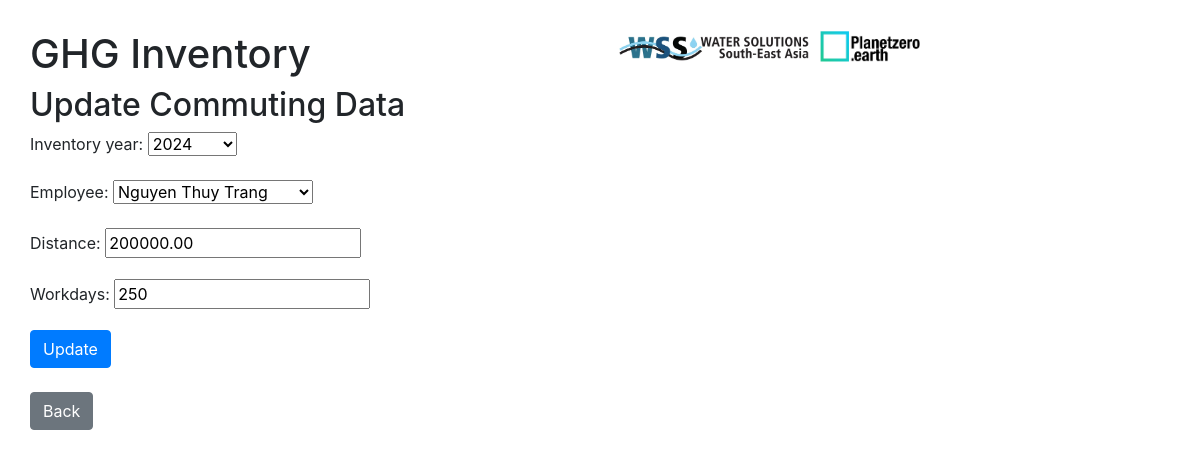
The page /ghg/scope3/commute/update/3/ on the database its author committed.
### ghg_inventory/models.py (models this page shows)
class Commute(models.Model):
    inventory_year = models.ForeignKey(Inventory_Year, on_delete=models.CASCADE)
    EMPLOYEE_CHOICES = [
        ('Nguyen Thuy Trang', 'Nguyen Thuy Trang'),
        ('Frank Pogade', 'Frank Pogade'),
        ('Than Xuan Mai', 'Than Xuan Mai'),
        ('Vu Thi Thom', 'Vu Thi Thom'),
        ('Chan', 'Chan'),
        ('Markus Klemmer', 'Markus Klemmer'),
        ('Nguyen Thi Thuy Trang', 'Nguyen Thi Thuy Trang'),
        ('Le Van Tai', 'Le Van Tai'),
    ]
    employee = models.CharField(max_length=30, choices=EMPLOYEE_CHOICES)
    distance = models.DecimalField(max_digits=10, decimal_places=2)
    workdays = models.IntegerField(validators=[MinValueValidator(0), MaxValueValidator(365)])
    emission = models.FloatField()

### ghg_inventory/views.py (the view)
# urls.py: path('scope3/commute/update/<int:pk>/', views.CommuteUpdateView.as_view(), name='commute_update'),
class CommuteUpdateView(UpdateView):
    model = Commute
    fields = ['inventory_year', 'employee', 'distance', 'workdays']
    template_name_suffix = '_update_form'
    success_url = reverse_lazy('commute')

### ghg_inventory/models.py (called while the page is built)
    def __str__(self):
        return str(self.year)

### ghg_inventory/templates/ghg_inventory/commute_update_form.html (shortened to what this page needs)
{% extends 'ghg_inventory/base.html' %}
{% block content %}
    <h2>Update Commuting Data</h2>
    <form method="POST">
    {{ form.as_p }}
    <button type="submit" class="btn btn-primary">Update</button>
    </form>
    <br>
    <a type="button" class="btn btn-secondary" href="{%url 'commute'%}"> Back </a>
{% endblock %}

### rows shown on the page
Commute: inventory_year "2024", employee "Nguyen Thuy Trang", distance "200000.00", workdays "250"
